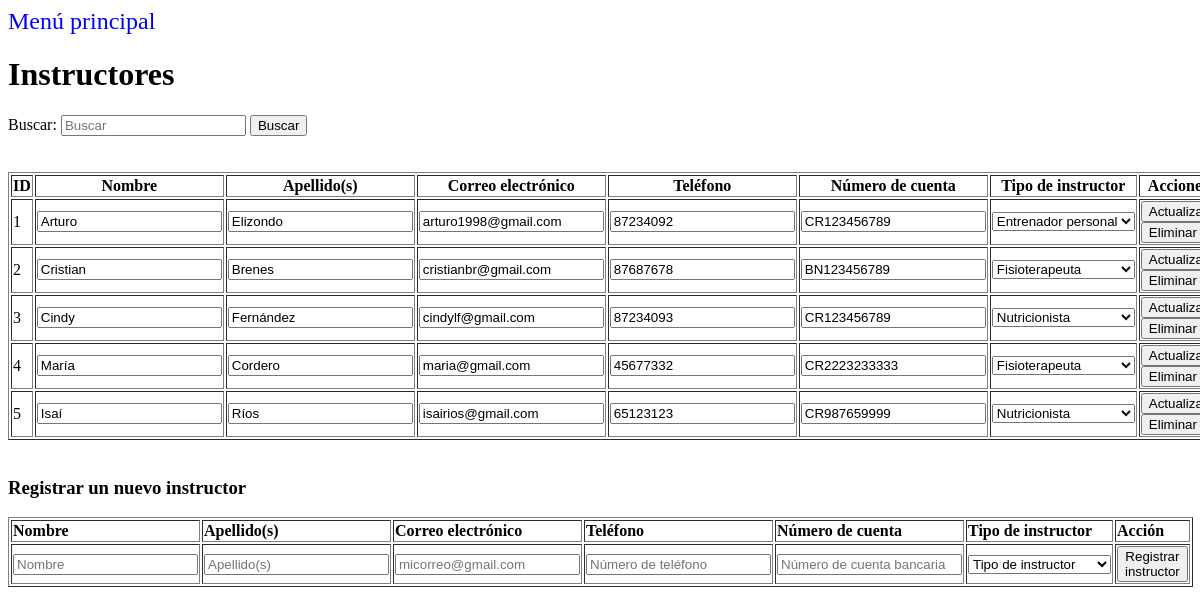
Page /view/listarInstructores.php on the earlier database version.
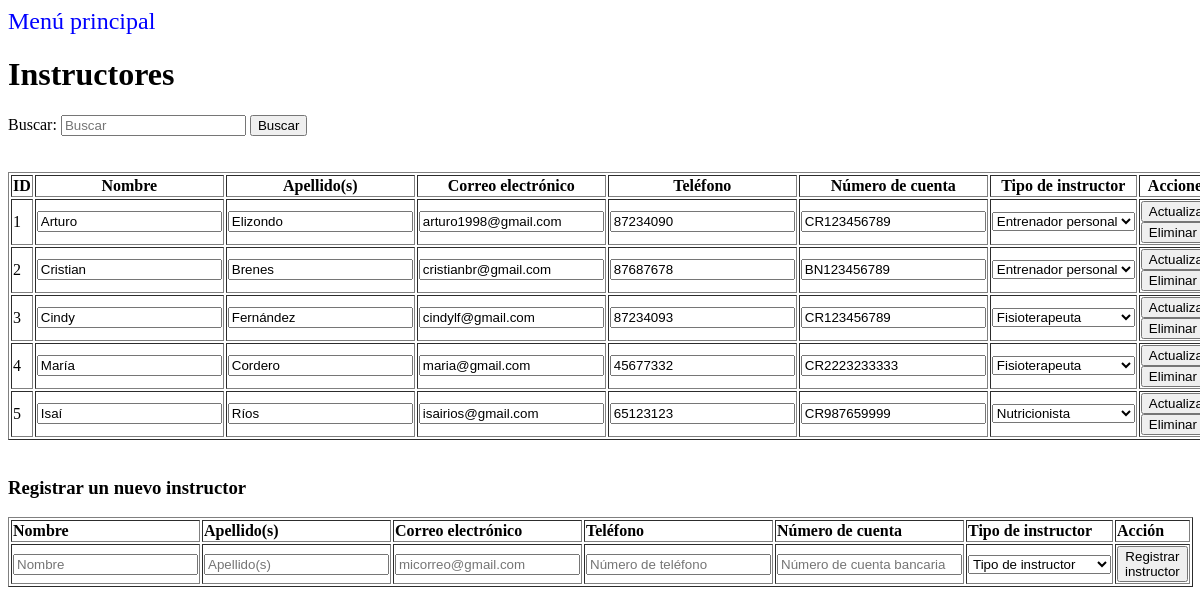
Same page on the later database version.
### tables this page shows
CREATE TABLE `tbinstructor` (
  `tbinstructorid` int(11) NOT NULL,
  `tbinstructornombre` varchar(50) NOT NULL,
  `tbinstructorapellido` varchar(50) NOT NULL,
  `tbinstructorcorreo` varchar(50) NOT NULL,
  `tbinstructortelefono` int(11) NOT NULL,
  `tbinstructornumcuenta` varchar(50) NOT NULL,
  `tbinstructortipo` varchar(50) NOT NULL,
  `tbinstructoractivo` tinyint(4) NOT NULL
);

### data/instructorData.php (called while the page is built, shortened)
<?php
include '../domain/instructor.php';
class InstructorData extends Data {
    public function buscarInstructores($palabra){
        $conn = mysqli_connect($this->server, $this->user, $this->password, $this->db);
        $conn->set_charset('UTF8');
        $querySelect = "SELECT * FROM tbinstructor WHERE tbinstructorid LIKE '%$palabra%' OR tbinstructornombre LIKE '%$palabra%' OR tbinstructorapellido LIKE '%$palabra%' OR
        tbinstructorcorreo LIKE '%$palabra%' OR tbinstructortelefono LIKE '%$palabra%' OR tbinstructornumcuenta LIKE '%$palabra%' OR tbinstructortipo LIKE '%$palabra%';";
        $result = mysqli_query($conn, $querySelect);
        $Instructores = [];
        while ($row = mysqli_fetch_array($result)) {
            if($row['tbinstructoractivo'] == 1){
                $currentInstructor = new Instructor($row['tbinstructorid'], $row['tbinstructornombre'], $row['tbinstructorapellido'], $row['tbinstructorcorreo'], $row['tbinstructortelefono'], $row['tbinstructornumcuenta'], $row['tbinstructortipo'], $row['tbinstructoractivo']);
                array_push($Instructores, $currentInstructor);
            }
        }
        return $Instructores;
    }
}

### business/instructorBusiness.php (called while the page is built, shortened)
<?php
include '../data/instructorData.php';
class InstructorBusiness {
    public function InstructorBusiness() {
        $this->InstructorData = new InstructorData();
    }
    public function buscar($palabra) {
        return $this->InstructorData->buscarInstructores($palabra);
    }
}

### domain/instructor.php (called while the page is built, shortened)
<?php
class Instructor {
    private $idTBInstructor;
    private $nombreTBInstructor;
    private $apellidoTBInstructor;
    private $correoTBInstructor;
    private $telefonoTBInstructor;
    private $numcuentaTBInstructor;
    private $tipoTBInstructor;
    private $activoTBInstructor;
    function Instructor($idTBInstructor, $nombreTBInstructor,$apellidoTBInstructor, $correoTBInstructor, $telefonoTBInstructor, $numcuentaTBInstructor, $tipoTBInstructor, $activoTBInstructor) {
        $this->idTBInstructor = $idTBInstructor;
        $this->nombreTBInstructor = $nombreTBInstructor;
        $this->apellidoTBInstructor = $apellidoTBInstructor;
        $this->correoTBInstructor = $correoTBInstructor;
        $this->telefonoTBInstructor = $telefonoTBInstructor;
        $this->numcuentaTBInstructor = $numcuentaTBInstructor;
        $this->tipoTBInstructor = $tipoTBInstructor;
        $this->activoTBInstructor = $activoTBInstructor;
    }
    function getIdTBInstructor() {
        return $this->idTBInstructor;
    }
    function getNombreTBInstructor() {
        return $this->nombreTBInstructor;
    }
    function getApellidoTBInstructor() {
        return $this->apellidoTBInstructor;
    }
    function getCorreoTBInstructor() {
        return $this->correoTBInstructor;
    }
    function getTelefonoTBInstructor() {
        return $this->telefonoTBInstructor;
    }
    function getNumCuentaTBInstructor() {
        return $this->numcuentaTBInstructor;
    }
    function getTipoTBInstructor() {
        return $this->tipoTBInstructor;
    }
    function getActivoTBInstructor() {
        return $this->activoTBInstructor;
    }
}

### view/listarInstructores.php (the view, shortened to what this page needs)
<?php
include '../business/instructorBusiness.php';
?>
<!DOCTYPE html>
<html>
<head>
    <link rel="stylesheet" type="text/css" href="../css/style.css">
</head>
<body>
    <?php
    include 'header.php';
    ?>
    <h1>Instructores</h1>
    <form action="" method="post" autocomplete="off">
        <div>
            <label for="campo"> Buscar: </label>
            <input type="text" name="campo" id="campo" placeholder="Buscar">
            <button type="submit" name="buscar" id="buscar" value="buscar">Buscar</button>
        </div>
    </form></br></br>
    <div>
        <?php
        $campo = $_POST['campo'];
        $instructorBusiness = new InstructorBusiness();
        $instructores = $instructorBusiness->buscar($campo);
        if (!empty($instructores)) {
        ?>
            <table border="1">
                <thead style="text-align: center;">
                    <tr>
                        <th>ID</th>
                        <th>Nombre</th>
                        <th>Apellido(s)</th>
                        <th>Correo electrónico</th>
                        <th>Teléfono</th>
                        <th>Número de cuenta</th>
                        <th>Tipo de instructor</th>
                        <th>Acciones</th>
                    </tr>
                </thead>
                <tbody>
                    <?php
                    foreach ($instructores as $row) {
                        if ($row->getActivoTBInstructor() == 1) {
                            echo '<form  method="POST" enctype="multipart/form-data" action="../business/instructorAction.php">';
                            echo '<tr>';
                            echo '<td>' . $row->getIdTBInstructor() . '</td>';
                            echo '<td><input class="mascaranombre"type="text" name="nombre" id="nombre" value="' . $row->getNombreTBInstructor() . '"/></td>';
                            echo '<td><input class="mascaranombre" type="text" name="apellido" id="apellido" value="' . $row->getApellidoTBInstructor() . '"/></td>';
                            echo '<td><input type="text" name="correo" id="correo" value="' . $row->getCorreoTBInstructor() .  '"/></td>';
                            echo '<td><input type="text" class="mascaratelefono" name="telefono" id="telefono" value="' . $row->getTelefonoTBInstructor() .  '"/></td>';
                            echo '<td><input type="text" class="mascaranumcuenta" name="numcuenta" id="numcuenta" value="' . $row->getNumCuentaTBInstructor() .  '"/></td>';
                            echo '<td><select name="tipoinstructor" id="tipoinstructor">
                                    <option value="' . $row->getTipoTBInstructor() .  '">' . $row->getTipoTBInstructor() . '</option>
                                    <option value="Entrenador personal">Entrenador personal</option>
                                    <option value="Fisioterapeuta">Fisioterapeuta</option>
                                    <option value="Nutricionista">Nutricionista</option>
                                </select></td>';
                            echo '<td><input type="submit" name="actualizar" id="actualizar" value="Actualizar" onclick="return confirmarAccionModificar()"/>';
                            echo '<input type="submit" name="eliminar" id="eliminar" value="Eliminar" onclick="return confirmarAccionEliminar()"/></td>';
                            echo '</tr>';
                            echo '</form>';
                        }
                    }
                    ?>
                </tbody>
            </table>
        <?php
        } else {
            echo '<p style="color: red">SIN RESULTADOS: No se encontraron instructores!</p>';
        }
        ?>
    </div></br>
    <div>
        <h3>Registrar un nuevo instructor</h3>
        <form method="POST" id="direccionform" action="../business/instructorAction.php">
            <table border="1">
                <thead style="text-align: left;">
                    <tr>
                        <th>Nombre</th>
                        <th>Apellido(s)</th>
                        <th>Correo electrónico</th>
                        <th>Teléfono</th>
                        <th>Número de cuenta</th>
                        <th>Tipo de instructor</th>
                        <th>Acción</th>
                    </tr>
                </thead>
                <tbody>
                <tr>
                        <td><input type="text" class="mascaranombre" name="nombre" placeholder="Nombre"></td>
                        <td><input type="text" class="mascaranombre" name="apellido" placeholder="Apellido(s)"></td>
                        <td><input type="email" name="correo" placeholder="micorreo@gmail.com"></td>
                        <td><input type="tel" class="mascaratelefono" name="telefono" placeholder="Número de teléfono"></td>
                        <td><input type="text" class="mascaranumcuenta" name="numcuenta" placeholder="Número de cuenta bancaria"></td>
                        <td>
                            <select name="tipoinstructor">
                                <option value="" selected disabled hidden>Tipo de instructor</option>
                            </select>
                        </td>
                        <td><button type="submit" name="insertar" id="insertar" value="insertar">Registrar instructor</button></td>
                    </tr>
                </tbody>
            </table>
        </form>
    </div>
</body>
</html>

### view/header.php (shortened to what this page needs)
<!DOCTYPE html>
<html lang="en">
<head>
</head>
<body>
    <div>
        <a onclick="return confirmarVolverMenuPrincipal()" href="index.php" style="text-decoration: none; color: blue; font-size: 150%;">Menú principal</a>
    </div>
</body>

Differences in the rows shown:
changed tbinstructor "Arturo": telefono "87234092" → "87234090"
changed tbinstructor "Cristian": tipoinstructor "Fisioterapeuta" → "Entrenador personal"
changed tbinstructor "Cindy": tipoinstructor "Nutricionista" → "Fisioterapeuta"
